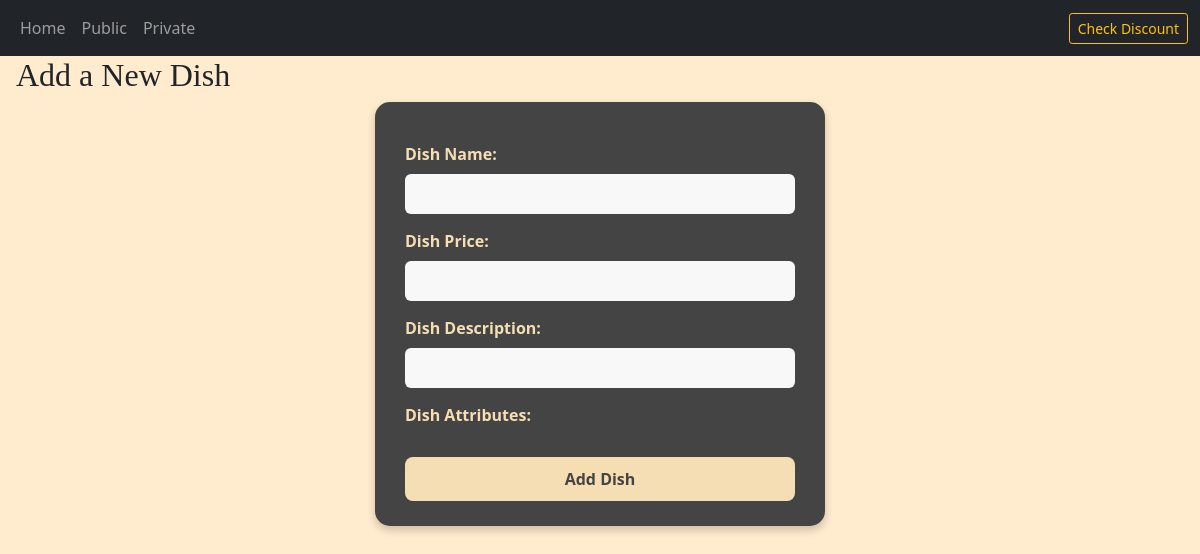
The page /private.php on the database as committed earlier.
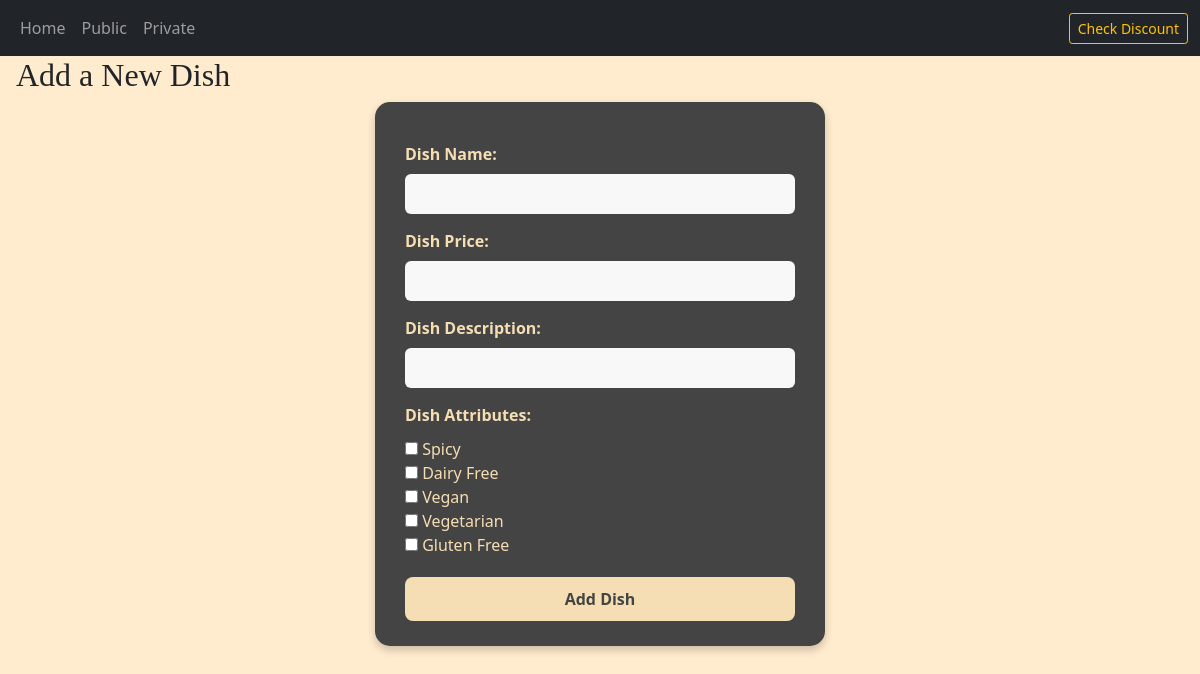
The same page on the database as committed later.
### tables this page shows
CREATE TABLE dish_attributes(
    attribute_id INT AUTO_INCREMENT PRIMARY KEY,
    attribute_name VARCHAR(150) NOT NULL
);

### private.php (the view, shortened to what this page needs)
<!DOCTYPE html>
<html lang="en">
<head>
    <link href="https://cdn.jsdelivr.net/npm/bootstrap@5.0.2/dist/css/bootstrap.min.css" rel="stylesheet">
</head>
<body>
    <?php include 'includes/navbar.php'; ?>
    <?php
    $servername = "db.luddy.indiana.edu";
    $username = "i494f25_groose";
    $password = "prose3351skite";
    $dbname = "i494f25_groose";
    $conn = new mysqli($servername, $username, $password, $dbname);
    $attributes_query = "SELECT * FROM dish_attributes";
    $attributes_result = $conn->query($attributes_query);
    ?>
    <h2>Add a New Dish</h2>
    <form action="" method="POST">
        <label for="dish_name">Dish Name:</label>
        <input type="text" name="dish_name" id="dish_name" required>
        <label for="price">Dish Price:</label>
        <input type="number" name="price" id="price" required>
        <label for="description">Dish Description:</label>
        <input type="text" name="description" id="discription" required>
        <label>Dish Attributes:</label>
        <div class="checkbox-group">
            <?php while ($row = $attributes_result->fetch_assoc()): ?>
                <input type="checkbox" name="attributes[]" value="<?= $row['attribute_id'] ?>">
                <?= htmlspecialchars($row['attribute_name']) ?><br>
            <?php endwhile; ?>
        </div>
        <button type="submit">Add Dish</button>
    </form>
</body>
</html>

### includes/navbar.php (shortened to what this page needs)
<!DOCTYPE html>
<html lang="en">
<head>
</head>
<body>
<nav class="navbar navbar-expand-lg navbar-dark bg-dark">
  <div class="container-fluid">
    <div class="collapse navbar-collapse" id="navbarNav">
      <ul class="navbar-nav me-auto">
        <li class="nav-item">
          <a class="nav-link" aria-current="page" href="home.php">Home</a>
        </li>
        <li class="nav-item">
          <a class="nav-link" href="public.php">Public</a>
        </li>
        <li class="nav-item">
          <a class="nav-link" href="private.php">Private</a>
        </li>
      </ul>
      <button id="discountBtn" class="btn btn-sm btn-outline-warning" type="button" onclick="checkDiscount()">
        Check Discount
      </button>
    </div>
  </div>
</nav>
</body>
</html>

Rows that differ between the two databases and show on the page:
added dish_attributes: attribute_name "Spicy"
added dish_attributes: attribute_name "Dairy Free"
added dish_attributes: attribute_name "Vegan"
added dish_attributes: attribute_name "Vegetarian"
added dish_attributes: attribute_name "Gluten Free"
